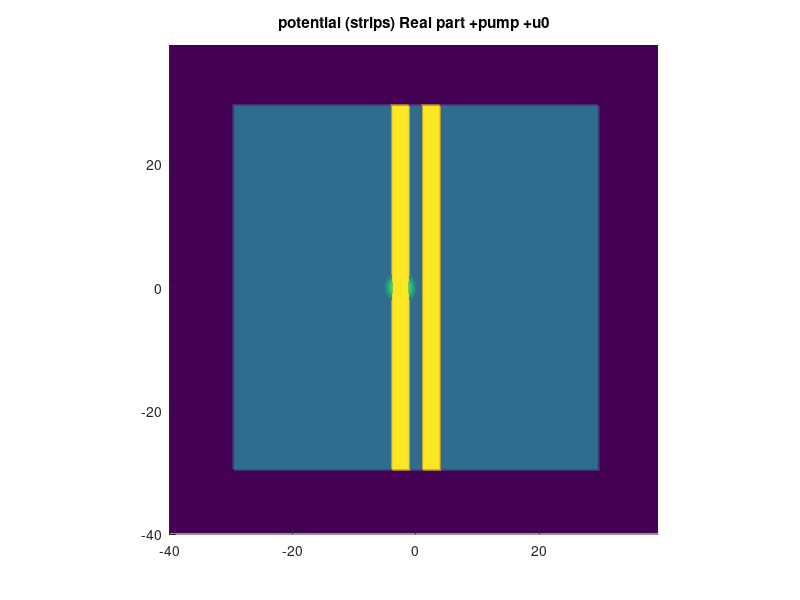
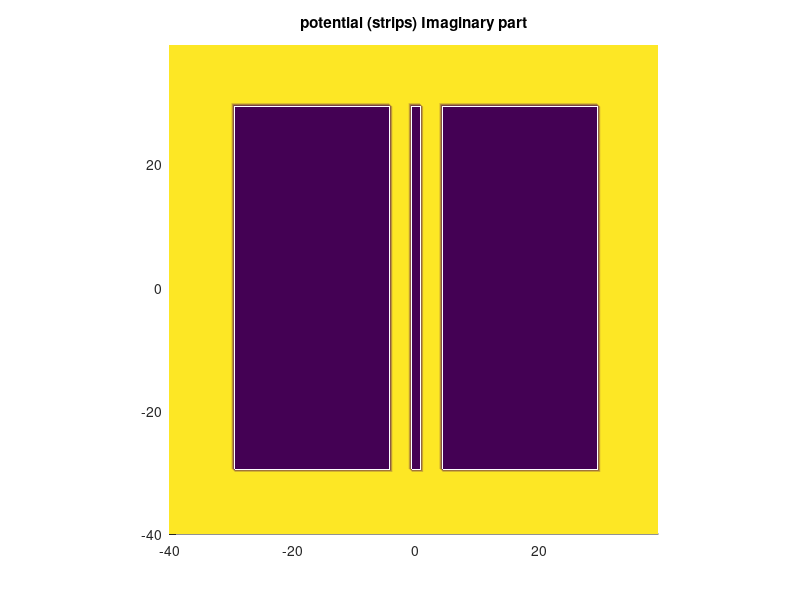
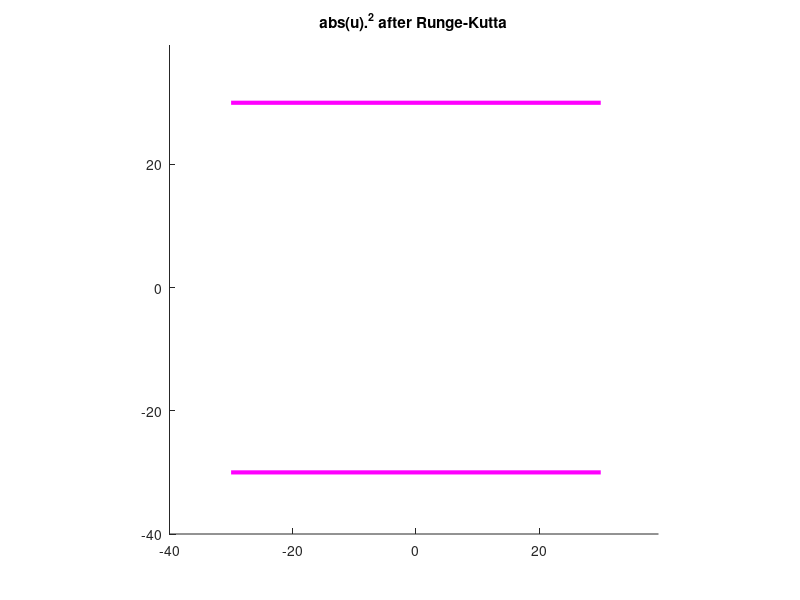

MATLAB code to generate these figures, in order: (Note: this script raises an error after producing the figures.)
% make the stripes longer
clear; clc; format long; % Class A -Lasers
Nx=256/2; Lx=80; Ny=256/2; Ly=80; non=1;
x=(Lx/Nx)*(-Nx/2:Nx/2-1)'; dx=x(2)-x(1); kx=(2*pi/Lx)*[0:Nx/2-1 -Nx/2:-1]';
y=(Ly/Ny)*(-Ny/2:Ny/2-1)'; dy=y(2)-y(1); [X,Y]=meshgrid(x,y);
ky=(2*pi/Ly)*[0:Ny/2-1 -Ny/2:-1]'; [Kx,Ky]=meshgrid(kx,ky);
L= -Kx.^2 - Ky.^2; field=zeros(100,Nx,Ny); mu=10; D=[]; pow=[];
% Define the square boundary limits
x_min = 30;  % Minimum x-coordinate for the square boundary
x_max = 80;  % Maximum x-coordinate for the square boundary
y_min = 30;  % Minimum y-coordinate for the square boundary
y_max = 80;  % Maximum y-coordinate for the square boundary
% Dynamic Distance Between the Two Potentials
distance = 0;  % Define distance between potentials (could vary dynamically)

rhoc = 4 * (1 + 0 * X); % a
rhb = 1 * (1 + 0 * X); % b
rhx1 = 30 * (1 + 0 * X); % b
rhx2 = -30 * (1 + 0 * X); % b
rh = 5 * (1 + 0 * X); % c

Dpump=10;
for tx=1:Nx
   for ty=1:Ny
       % Calculate radial distance for x and y axis
       rr_x = abs(x(tx));  % Distance in x direction
       rr_y = abs(y(ty));  % Distance in y direction
       rr_x1 = x(tx);  % Distance in x direction
       rr_y1 = y(ty);  % Distance in y direction
       rr = x(tx);  % third strip
       rr2=y(ty);
       % Set absorbing square boundary
      % if ( rr_x <= x_max && rr_y >= y_min && rr_y <= y_max)
       if ( rr_y <= y_max && rr_x >= x_min && rr_x <= x_max )
            po(tx, ty) = 1*i;    % Potential at the square boundary
            D0(tx, ty) = 0;    % Pump is zero inside the square boundary
       elseif ( rr_x <= x_max && rr_y >= y_min && rr_y <= y_max )
           po(tx, ty) = 1*i;    % Potential at the square boundary
           D0(tx, ty) = 0;    % Pump is zero inside the square boundary
        % Set strips
       elseif (rr_y1 > (rhb(tx, ty) + distance) && rr_y1 < ( rhoc(tx, ty) + distance) && rr_x1 < rhx1(tx, ty) && rr_x1 > rhx2(tx, ty))
           po(tx, ty) = 3.5 + 0.00001i*0.1;  % Potential inside the waveguide
           D0(tx, ty) = Dpump;        % Pump inside the waveguide
       elseif (rr_y1 < -(rhb(tx, ty) + distance) && rr_y1 > -(rhoc(tx, ty) + distance) && rr_x1 < rhx1(tx, ty) && rr_x1 > rhx2(tx, ty))
           po(tx, ty) = 3.5 + 0.00001i*0.1;  % Potential inside the waveguide
           D0(tx, ty) = Dpump;        % Pump inside the waveguide
       else
           po(tx, ty) = 3.5 - 100 * 1i;  % Loss outside the waveguide
           D0(tx, ty) = 0;       % No pump outside the waveguide
       end
   end
end


figure(1); surface(X,Y,real(po)); shading interp; axis square; axis tight; hold on;
title('potential (strips) Real part +pump +u0')
figure(2); surface(X,Y,imag(po)); shading interp; axis square; axis tight;
title('potential (strips) Imaginary part')
figure(1); surface(X,Y,D0); shading interp; axis square; axis tight; hold on;
%title('pump')

%%%%%%%%%%%%%%%%% dynamics
u = (exp(-((X+2.5).^2 + (Y-0).^2)/15));  % closer_strips A Gaussian-shaped initial field

%u = (exp(-((X+13).^2 + (Y-0).^2)/15));  % far_apart_strips A Gaussian-shaped initial field
%u = randn(Nx, Ny); % some input noise
v=fft2(u); S=1000; zmax=100; h=zmax/S; z=0; dim=0; count=0;
dim=0; savestep=10;

figure(1); surface(X,Y,10*abs(u).^2); shading interp; axis square; axis tight; hold on;
% figure(10); plot([-15,15], [12,12],'-m','LineWidth',3); hold on;
% plot([15,-15],[-12,-12],'-m','LineWidth',3); hold on;

for m=1:S
   % Reflective boundary conditions
%     u(1, :) = u(2, :);      % Left boundary (reflective)
%     u(Nx, :) = u(Nx-1, :);  % Right boundary (reflective)
%     u(:, 1) = u(:, 2);      % Bottom boundary (reflective)
%     u(:, Ny) = u(:, Ny-1);  % Top boundary (reflective)
   vm=v;  zm=z; % First step of Runge-Kutta
    par=exp(1i*z*L); g1=1i*exp(-1i*z*L);
  g2=fft2((po-non*1i*D0./(1+mu*abs(ifft2(v.*par)).^2)).*(ifft2(v.*par)));
   g=g1.*g2; z1=h*g;

  z=zm+0.5*h; v=vm+0.5*z1; % Second step of Runge-Kutta
  par=exp(1i*z*L); g1=1i*exp(-1i*z*L);
 g2=fft2((po-non*1i*D0./(1+mu*abs(ifft2(v.*par)).^2)).*(ifft2(v.*par)));
  g=g1.*g2; z2=h*g;

  z=zm+0.5*h; v=vm+0.5*z2; %  Third step of Runge-Kutta
  par=exp(1i*z*L); g1=1i*exp(-1i*z*L);
 g2=fft2((po-non*1i*D0./(1+mu*abs(ifft2(v.*par)).^2)).*(ifft2(v.*par)));
  g=g1.*g2; z3=h*g;

  z=zm+h; v=vm+z3; % Fourth step of Runge-Kutta
  par=exp(1i*z*L); g1=1i*exp(-1i*z*L);
 g2=fft2((po-non*1i*D0./(1+mu*abs(ifft2(v.*par)).^2)).*(ifft2(v.*par)));
  g=g1.*g2; z4=h*g;

 v=vm+(z1+2*z2+2*z3+z4)/6;  z=zm+h; % Final solution

  count=count+1; if (count==savestep)
  u=ifft2(v.*exp(1i*z*L)); dim=dim+1
  field(dim,:,:)=u; power(dim)=sum(sum(abs(u).^2))*dx*dy; dis(dim)=z;
  crosspower(dim)=sum(sum(abs(field(dim,:,127)).^2))*dx*dy;
  count=0; end;
end; u=ifft2(v.*exp(1i*z*L));

figure(4); surface(X,Y,abs(u).^2); shading interp; axis square; axis tight;hold on;
plot([-30,30], [30,30],'-m','LineWidth',3); hold on;
plot([30,-30],[-30,-30],'-m','LineWidth',3); hold on;
title('abs(u).^2 after Runge-Kutta') ;


% Create video writer
video = VideoWriter('an_stepbystep.mp4', 'MPEG-4');
video.FrameRate = 10; open(video);

fie=zeros(Nx,Ny); for tr=1:60
fie(:,:)=field(tr,:,:);
figure(5); surf(X,Y,abs(fie).^2); hold on;
plot([-32,32], [30,30],'-m','LineWidth',3); hold on;
plot([32,-32],[-30,-30],'-m','LineWidth',3); hold on;
title(['Time is ',num2str(tr),'sec']);
shading interp; view([-90 90]); axis tight; axis square;
view([0 90]); drawnow; pause(0.5);
frame = getframe(gcf);
   writeVideo(video, frame);end;
% Finalize video
close(video);
disp('Video saved as dotdot.mp4');
